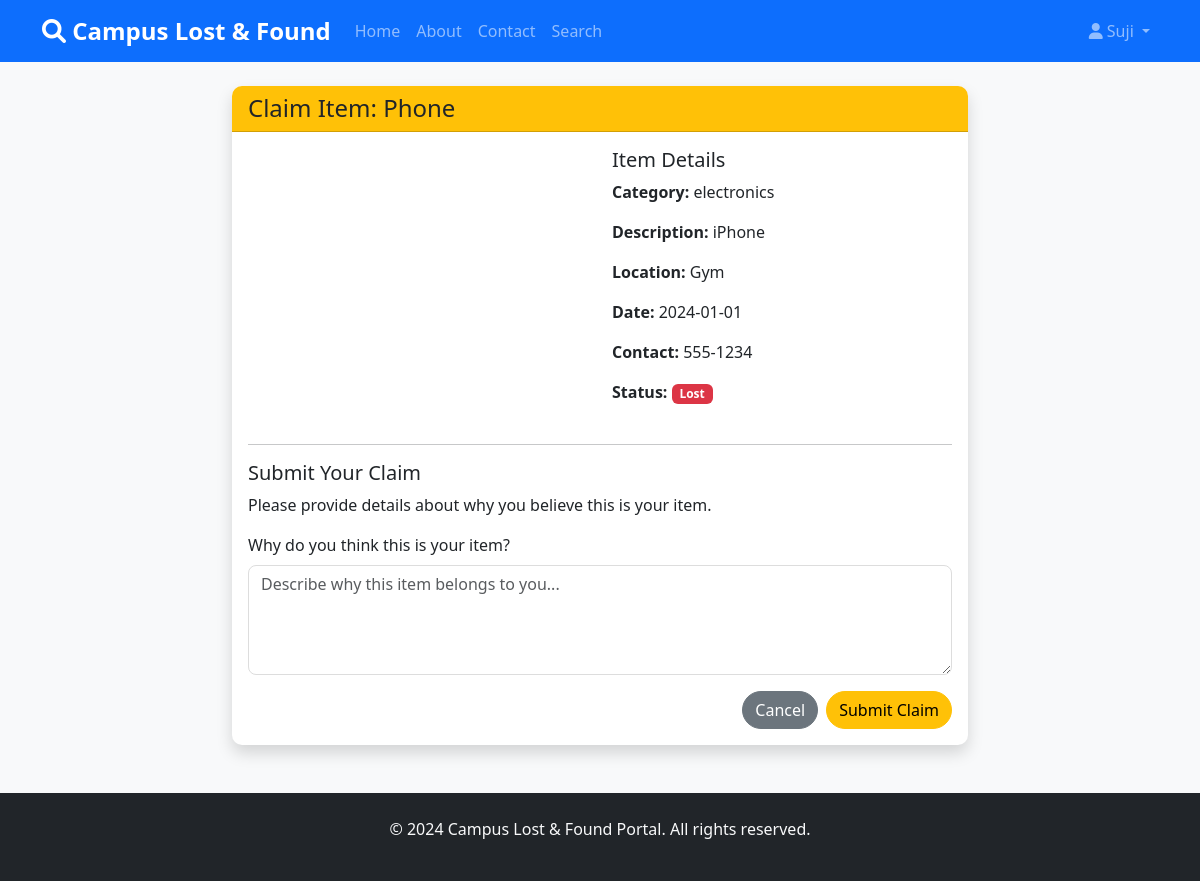
Screenshot of /claim/lost/1 (signed in) with the database file from the repository.
### models/models.py (models this page shows, shortened)
class User(UserMixin, db.Model):
    id = db.Column(db.Integer, primary_key=True)
    username = db.Column(db.String(64), unique=True, nullable=False)
    email = db.Column(db.String(120), unique=True, nullable=False)
    password_hash = db.Column(db.String(128), nullable=False)
    is_admin = db.Column(db.Boolean, default=False)
    created_at = db.Column(db.DateTime, default=datetime.utcnow)
    lost_items = db.relationship('LostItem', backref='user', lazy=True)
    found_items = db.relationship('FoundItem', backref='user', lazy=True)
    claims = db.relationship('Claim', backref='user', lazy=True)

class LostItem(db.Model):
    id = db.Column(db.Integer, primary_key=True)
    item_name = db.Column(db.String(100), nullable=False)
    category = db.Column(db.String(50), nullable=False)
    description = db.Column(db.Text, nullable=False)
    date_lost = db.Column(db.Date, nullable=False)
    location_lost = db.Column(db.String(100), nullable=False)
    contact_details = db.Column(db.String(200), nullable=False)
    image_path = db.Column(db.String(200))
    status = db.Column(db.String(20), default='lost')  # lost, claimed, returned
    user_id = db.Column(db.Integer, db.ForeignKey('user.id'), nullable=False)
    created_at = db.Column(db.DateTime, default=datetime.utcnow)
    claims = db.relationship('Claim', foreign_keys='Claim.lost_item_id', backref='lost_item', lazy=True)

### routes/main.py (the view, shortened to what this page needs)
@main.route('/claim/<item_type>/<int:item_id>', methods=['GET', 'POST'])
@login_required
def claim_item(item_type, item_id):
    form = ClaimForm()
    if item_type == 'lost':
        item = LostItem.query.get_or_404(item_id)
    elif item_type == 'found':
        item = FoundItem.query.get_or_404(item_id)
    else:
        flash('Invalid item type', 'danger')
        return redirect(url_for('main.search'))
    return render_template('claim.html', title='Claim Item', form=form, item=item, item_type=item_type)

### routes/main.py
class ClaimForm(FlaskForm):
    claim_description = TextAreaField('Why do you think this is your item?', validators=[DataRequired()])
    submit = SubmitField('Submit Claim')

### app.py (called while the page is built)
def create_app():
    app = Flask(__name__)
    app.config.from_object(Config)
    db.init_app(app)
    login_manager = LoginManager()
    login_manager.login_view = 'auth.login'
    login_manager.init_app(app)
    @login_manager.user_loader
    def load_user(user_id):
        from models.models import User
        return User.query.get(int(user_id))
    app.register_blueprint(auth)
    app.register_blueprint(main)
    app.register_blueprint(admin, url_prefix='/admin')
    os.makedirs(os.path.join(app.static_folder, 'uploads'), exist_ok=True)
    with app.app_context():
        if not app.config.get('TESTING'):
            db.create_all()
        else:
            db.create_all()
    return app

### templates/claim.html (shortened to what this page needs)
{% extends "base.html" %}
{% block content %}
<div class="row justify-content-center">
    <div class="col-lg-8">
        <div class="card shadow">
            <div class="card-header bg-warning text-dark">
                <h4 class="mb-0">Claim Item: {{ item.item_name }}</h4>
            </div>
            <div class="card-body">
                <div class="row mb-4">
                    <div class="col-md-6">
                    </div>
                    <div class="col-md-6">
                        <h5>Item Details</h5>
                        <p><strong>Category:</strong> {{ item.category }}</p>
                        <p><strong>Description:</strong> {{ item.description }}</p>
                        <p><strong>Location:</strong> {{ item.location_lost if item_type == 'lost' else item.location_found }}</p>
                        <p><strong>Date:</strong> {{ item.date_lost if item_type == 'lost' else item.date_found }}</p>
                        <p><strong>Contact:</strong> {{ item.contact_details }}</p>
                        <p><strong>Status:</strong> <span class="badge bg-{{ 'danger' if item_type == 'lost' else 'success' }}">{{ item_type.title() }}</span></p>
                    </div>
                </div>
                <hr>
                <h5>Submit Your Claim</h5>
                <p>Please provide details about why you believe this is your item.</p>
                <form method="POST">
                    <div class="mb-3">
                        {{ form.claim_description.label(class="form-label") }}
                        {{ form.claim_description(class="form-control", rows=4, placeholder="Describe why this item belongs to you...") }}
                    </div>
                    <div class="d-grid gap-2 d-md-flex justify-content-md-end">
                        <a href="{{ url_for('main.search') }}" class="btn btn-secondary">Cancel</a>
                        {{ form.submit(class="btn btn-warning") }}
                    </div>
                </form>
            </div>
        </div>
    </div>
</div>
{% endblock %}

### templates/base.html (shortened to what this page needs)
<!DOCTYPE html>
<html lang="en">
<head>
    <link href="https://cdn.jsdelivr.net/npm/bootstrap@5.3.0/dist/css/bootstrap.min.css" rel="stylesheet">
    <link href="https://cdnjs.cloudflare.com/ajax/libs/font-awesome/6.0.0/css/all.min.css" rel="stylesheet">
    <link href="{{ url_for('static', filename='css/style.css') }}" rel="stylesheet">
</head>
<body>
    <nav class="navbar navbar-expand-lg navbar-dark bg-primary">
        <div class="container">
            <a class="navbar-brand" href="{{ url_for('main.home') }}">
                <i class="fas fa-search"></i> Campus Lost & Found
            </a>
            <div class="collapse navbar-collapse" id="navbarNav">
                <ul class="navbar-nav me-auto">
                    <li class="nav-item">
                        <a class="nav-link" href="{{ url_for('main.home') }}">Home</a>
                    </li>
                    <li class="nav-item">
                        <a class="nav-link" href="{{ url_for('main.about') }}">About</a>
                    </li>
                    <li class="nav-item">
                        <a class="nav-link" href="{{ url_for('main.contact') }}">Contact</a>
                    </li>
                    {% if current_user.is_authenticated %}
                    <li class="nav-item">
                        <a class="nav-link" href="{{ url_for('main.search') }}">Search</a>
                    </li>
                    {% endif %}
                </ul>
                <ul class="navbar-nav">
                    {% if current_user.is_authenticated %}
                    <li class="nav-item dropdown">
                        <a class="nav-link dropdown-toggle" href="#" id="navbarDropdown" role="button" data-bs-toggle="dropdown">
                            <i class="fas fa-user"></i> {{ current_user.username }}
                        </a>
                    </li>
                    {% endif %}
                </ul>
            </div>
        </div>
    </nav>
    <main class="container mt-4">
        {% block content %}{% endblock %}
    </main>
    <footer class="bg-dark text-light mt-5 py-4">
        <div class="container text-center">
            <p>&copy; 2024 Campus Lost & Found Portal. All rights reserved.</p>
        </div>
    </footer>
</body>
</html>

### static/css/style.css (style rules this page uses)
body { font-family: 'Segoe UI', Tahoma, Geneva, Verdana, sans-serif; background-color: #f8f9fa; }
.navbar-brand { font-weight: bold; font-size: 1.5rem; }
.card { border: none; border-radius: 10px; box-shadow: 0 2px 10px rgba(0,0,0,0.1); }
.card-header { border-radius: 10px 10px 0 0 !important; font-weight: bold; }
.btn { border-radius: 25px; font-weight: 500; transition: all 0.3s ease; }
.form-control { border-radius: 8px; border: 1px solid #ddd; }
.badge { font-size: 0.75em; }

### rows the page displays
User: username "Suji"
LostItem: item_name "Phone", category "electronics", description "iPhone", location_lost "Gym", date_lost "2024-01-01", contact_details "555-1234", title "Lost"
